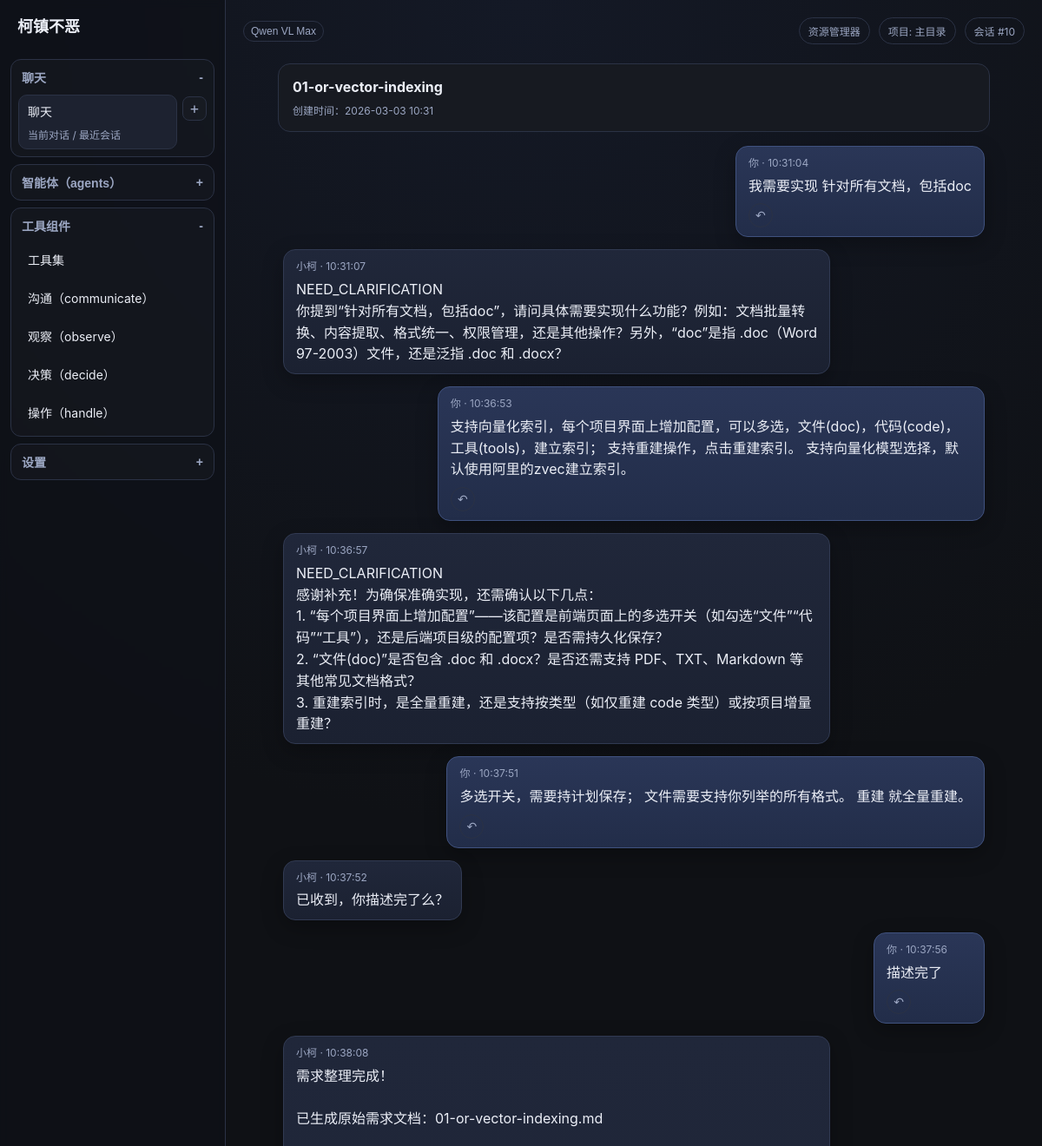
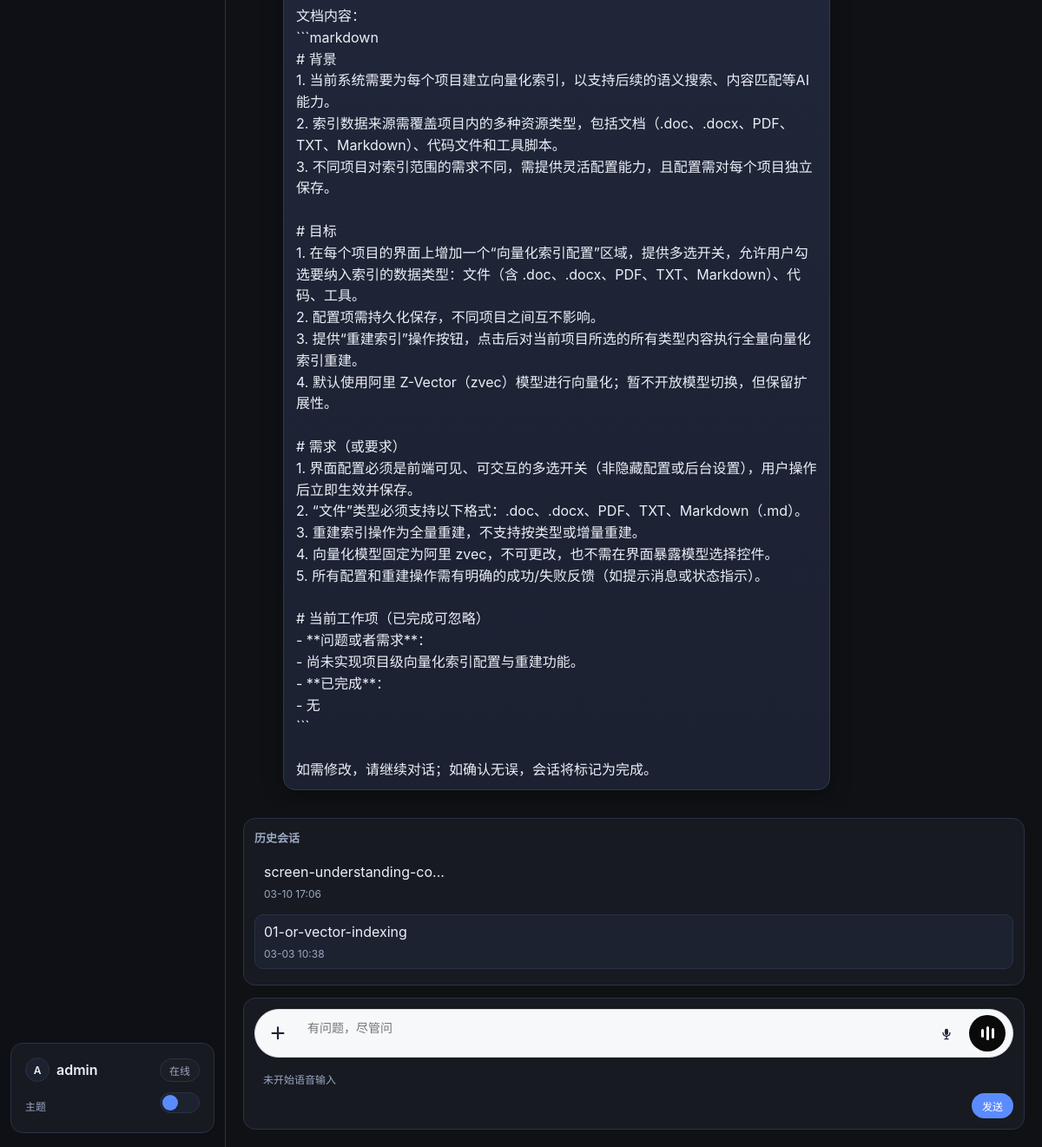
Screenshot of /sessions/10/ (signed in) with the database file from the repository (2 pictures, top to bottom).
### collector/models.py (models this page shows, shortened)
class LLMModel(models.Model):
    provider = models.ForeignKey(LLMProvider, on_delete=models.CASCADE, related_name="models", verbose_name="厂商")
    name = models.CharField(max_length=100, verbose_name="模型名称")
    model_id = models.CharField(max_length=100, unique=True, verbose_name="模型 ID")
    is_default = models.BooleanField(default=False, verbose_name="是否默认")
    class Meta:
        verbose_name = "大模型"
        verbose_name_plural = "大模型"
        ordering = ["provider", "-is_default", "name"]

class Project(models.Model):
    name = models.CharField(max_length=100, verbose_name="项目名称")
    path = models.CharField(max_length=500, verbose_name="项目路径", help_text="项目根目录路径，需求文档将保存到该目录下的 doc/01-or 文件夹")
    description = models.TextField(blank=True, verbose_name="项目描述")
    is_default = models.BooleanField(default=False, verbose_name="是否默认项目")
    llm_model = models.ForeignKey(
        LLMModel,
        on_delete=models.SET_NULL,
        null=True,
        blank=True,
        verbose_name="默认大模型",
        help_text="项目默认使用的大语言模型，不设置则使用系统默认模型"
    )
    created_by = models.ForeignKey(
        settings.AUTH_USER_MODEL,
        on_delete=models.CASCADE,
        related_name="projects",
        verbose_name="创建人",
    )
    created_at = models.DateTimeField(auto_now_add=True, verbose_name="创建时间")
    updated_at = models.DateTimeField(auto_now=True, verbose_name="更新时间")
    class Meta:
        ordering = ["-is_default", "-updated_at"]
        verbose_name = "项目"
        verbose_name_plural = "项目"

class RequirementSession(models.Model):
    PHASE_COLLECTING = "collecting"  # 第一阶段：收集需求
    PHASE_ORGANIZING = "organizing"  # 第二阶段：整理需求
    PHASE_COMPLETED = "completed"    # 已完成
    PHASE_CHOICES = [
        (PHASE_COLLECTING, "需求收集中"),
        (PHASE_ORGANIZING, "需求整理中"),
        (PHASE_COMPLETED, "已完成"),
    ]
    title = models.CharField(max_length=200, verbose_name="标题")
    content = models.TextField(verbose_name="原始需求内容")
    phase = models.CharField(
        max_length=20,
        choices=PHASE_CHOICES,
        default=PHASE_COLLECTING,
        verbose_name="会话阶段"
    )
    project = models.ForeignKey(
        Project,
        on_delete=models.CASCADE,
        related_name="sessions",
        verbose_name="所属项目",
        null=True,
        blank=True,
    )
    created_by = models.ForeignKey(
        settings.AUTH_USER_MODEL,
        on_delete=models.CASCADE,
        related_name="requirement_sessions",
        verbose_name="创建人",
    )
    created_at = models.DateTimeField(auto_now_add=True, verbose_name="创建时间")
    updated_at = models.DateTimeField(auto_now=True, verbose_name="更新时间")
    class Meta:
        ordering = ["-updated_at"]
        verbose_name = "需求会话"
        verbose_name_plural = "需求会话"

class RequirementMessage(models.Model):
    ROLE_USER = "user"
    ROLE_ASSISTANT = "assistant"
    ROLE_CHOICES = [
        (ROLE_USER, "用户"),
        (ROLE_ASSISTANT, "小柯"),
    ]
    session = models.ForeignKey(
        RequirementSession,
        on_delete=models.CASCADE,
        related_name="messages",
        verbose_name="所属会话",
    )
    role = models.CharField(max_length=20, choices=ROLE_CHOICES, verbose_name="角色")
    content = models.TextField(verbose_name="消息内容")
    attachment = models.FileField(upload_to="chat_attachments/", blank=True, null=True, verbose_name="上传附件")
    created_at = models.DateTimeField(auto_now_add=True, verbose_name="创建时间")
    class Meta:
        ordering = ["created_at"]
        verbose_name = "需求消息"
        verbose_name_plural = "需求消息"
    @property
    def attachment_mime_type(self):
        if not self.attachment:
            return ""
        mime_type, _ = mimetypes.guess_type(self.attachment.name)
        return (mime_type or "").lower()
    @property
    def is_audio_attachment(self):
        return self.attachment_mime_type.startswith("audio/")

### collector/views.py (the view)
# urls.py: path("sessions/<int:session_id>/", views.session_detail, name="session_detail"),
@login_required
def session_detail(request, session_id):
    active_session = get_object_or_404(
        RequirementSession.objects.filter(created_by=request.user), id=session_id
    )
    if active_session.project:
        request.session['current_project_id'] = active_session.project.id
    return render(
        request,
        "collector/session_list.html",
        _build_chat_context(request, active_session=active_session),
    )

### collector/forms.py
class ChatMessageForm(forms.Form):
    content = forms.CharField(
        label="消息内容",
        max_length=4000,
        widget=forms.Textarea(
            attrs={"rows": 4, "placeholder": "输入你的需求内容（Shift+Enter 换行），或使用麦克风语音输入"}
        ),
        required=False,  # 允许仅发送附件而不填写文本
    )
    attachment = forms.FileField(
        label="上传附件",
        required=False,
        widget=forms.ClearableFileInput(attrs={"style": "margin-top: 10px;"}),
    )

### collector/views.py (called while the page is built)
def _get_current_project(request):
    project_id = request.session.get('current_project_id')
    if project_id:
        project = Project.objects.filter(id=project_id, created_by=request.user).first()
        if project:
            return project
    return Project.get_default_project(request.user)

def _get_rollback_draft(request, session_id):
    return request.session.get(f"rollback_draft_{session_id}")

def _get_ui_theme(request):
    theme = str(request.session.get("ui_theme", DEFAULT_UI_THEME)).strip().lower()
    if theme not in THEME_LABELS:
        return DEFAULT_UI_THEME
    return theme

### templates/collector/session_list.html (shortened to what this page needs)
{% extends "base.html" %}
{% block content %}
<div class="app-shell app-shell-chat">
    <aside class="sidebar sidebar-menu">
        {% include "collector/partials/sidebar_menu.html" %}
    </aside>
    <main class="main-panel">
        <div class="top-actions">
            <div class="top-actions-left">
                <div class="custom-dropdown" id="llmDropdown" data-project-id="{{ current_project.id }}" data-csrf-token="{{ csrf_token }}">
                    <button type="button" class="chip llm-chip-btn" id="llmDropdownToggle" style="padding: 4px 8px;">
                        {{ current_llm_name }}
                    </button>
                </div>
            </div>
            <div class="top-actions-right">
                <a class="chip" href="{% url 'requirement_file_list' %}">资源管理器</a>
                {% if current_project %}
                <span class="chip" title="{{ current_project.path }}">项目: {{ current_project.name }}</span>
                {% endif %}
                {% if active_session %}
                <span class="chip">会话 #{{ active_session.id }}</span>
                {% endif %}
            </div>
        </div>
        <div class="chat-main-layout">
            <section class="conversation" id="conversationBox" data-has-active-session="{% if active_session %}1{% else %}0{% endif %}">
                <div class="chat-track">
                    {% if active_session %}
                    <div class="panel" style="margin-bottom: 2px;">
                        <strong>{{ active_session.title }}</strong>
                        <div class="meta">创建时间：{{ active_session.created_at|date:"Y-m-d H:i" }}</div>
                    </div>
                    {% for message in messages %}
                    <div class="message-row {% if message.role == 'user' %}user{% else %}assistant{% endif %}">
                        <div class="bubble {% if message.role == 'user' %}bubble-user{% else %}bubble-assistant{% endif %}">
                            <div class="meta" style="margin-top: 0;">
                                {% if message.role == "user" %}你{% else %}小柯{% endif %} · {{ message.created_at|date:"H:i:s" }}
                            </div>
                            <div class="message-text">
                                {% if message.content %}
                                    {% if message.is_audio_attachment %}
                                    <div class="voice-transcript-wrap">
                                        <button type="button" class="chip llm-chip-btn transcript-toggle-btn" data-target-id="transcript-{{ message.id }}">展开文字</button>
                                        <div class="voice-transcript-text is-collapsed" id="transcript-{{ message.id }}">{{ message.content|linebreaksbr }}</div>
                                    </div>
                                    {% else %}{{ message.content|linebreaksbr }}{% endif %}
                                {% endif %}
                            </div>
                            {% if message.role == "user" and active_session %}
                            <form method="post" action="{% url 'session_rollback' active_session.id message.id %}" style="margin-top: 8px;">
                                <button
                                    type="submit"
                                    class="chip llm-chip-btn icon-btn"
                                    title="回退到这里"
                                    aria-label="回退到这里"
                                >&#8630;</button>
                            </form>
                            {% endif %}
                        </div>
                    </div>
                    {% endfor %}
                    {% endif %}
                </div>
            </section>
            <aside class="panel session-history">
                <h3 class="history-title">历史会话</h3>
                <ul class="history-list">
                    {% for session in sessions %}
                    <li class="history-item">
                        <a
                            href="{% url 'session_detail' session.id %}"
                            class="history-link {% if active_session and active_session.id == session.id %}active{% endif %}"
                            title="{{ session.title }}"
                        >
                            {{ session.title|truncatechars:26 }}
                            <div class="meta">{{ session.updated_at|date:"m-d H:i" }}</div>
                        </a>
                    </li>
                    {% empty %}
                    <li><div class="meta">暂无历史会话</div></li>
                    {% endfor %}
                </ul>
            </aside>
        </div>
        <section class="composer">
            <form method="post" class="composer-form" action="{% if active_session %}{% url 'session_send' active_session.id %}{% else %}{% url 'session_create' %}{% endif %}" enctype="multipart/form-data">
                <div class="chat-input-shell">
                    <button type="button" id="attachmentTrigger" class="input-icon-btn plus-btn" title="上传附件" aria-label="上传附件">+</button>
                    <div class="chat-input-main">
                        {{ message_form.content.as_widget }}
                    </div>
                    <button type="button" id="speechRecognizeBtn" class="input-icon-btn mic-btn" title="语音识别" aria-label="语音识别">
                        <svg width="16" height="16" viewBox="0 0 24 24" aria-hidden="true">
                            <path d="M12 15a3 3 0 0 0 3-3V7a3 3 0 1 0-6 0v5a3 3 0 0 0 3 3Z" fill="currentColor"/>
                            <path d="M19 11a1 1 0 0 0-2 0 5 5 0 0 1-10 0 1 1 0 0 0-2 0 7 7 0 0 0 6 6.93V21H9a1 1 0 0 0 0 2h6a1 1 0 0 0 0-2h-2v-3.07A7 7 0 0 0 19 11Z" fill="currentColor"/>
                        </svg>
                    </button>
                    <button type="button" id="voiceRecordToggle" class="voice-orb-btn" title="录音" aria-label="录音">
                        <span class="voice-bar"></span>
                        <span class="voice-bar"></span>
                        <span class="voice-bar"></span>
                    </button>
                </div>
                <div id="voiceRecordStatus" class="meta composer-status">未开始语音输入</div>
                <button type="submit" class="composer-submit-btn">{% if active_session %}发送{% else %}发送并创建会话{% endif %}</button>
            </form>
        </section>
    </main>
</div>
{% endblock %}

### templates/collector/partials/sidebar_menu.html (shortened to what this page needs)
<div class="brand">柯镇不恶</div>
<div class="menu-tree">
    <section class="menu-section is-open" data-menu-section>
        <button type="button" class="menu-section-toggle" data-menu-toggle>
            <span>聊天</span>
            <span class="menu-toggle-mark">-</span>
        </button>
        <div class="menu-section-body">
            <div class="menu-item-row">
                <a class="menu-item-link menu-item-main {% if current_nav == 'chat' %}active{% endif %}" href="{% if primary_chat_session %}{% url 'session_detail' primary_chat_session.id %}{% else %}{% url 'session_list' %}{% endif %}">
                    聊天
                    <div class="meta">当前对话 / 最近会话</div>
                </a>
                <a class="menu-item-add-btn" href="{% url 'session_list' %}" title="新建对话" aria-label="新建对话">+</a>
            </div>
        </div>
    </section>
    <section class="menu-section {% if current_nav == 'agent_items' or current_nav == 'system_skills' or current_nav == 'system_rules' %}is-open{% endif %}" data-menu-section>
        <button type="button" class="menu-section-toggle" data-menu-toggle>
            <span>智能体（agents）</span>
            <span class="menu-toggle-mark">{% if current_nav == 'agent_items' or current_nav == 'system_skills' or current_nav == 'system_rules' %}-{% else %}+{% endif %}</span>
        </button>
    </section>
    <section class="menu-section is-open" data-menu-section>
        <button type="button" class="menu-section-toggle" data-menu-toggle>
            <span>工具组件</span>
            <span class="menu-toggle-mark">-</span>
        </button>
        <div class="menu-section-body">
            <a class="menu-item-link {% if current_nav == 'toolset_list' %}active{% endif %}" href="{% url 'toolset_list' %}">工具集</a>
            {% for module_key, module_label in control_modules.items %}
            <a class="menu-item-link {% if control_active_module == module_key %}active{% endif %}" href="{% url 'control_function_list' module_key %}">{{ module_label }}（{{ module_key }}）</a>
            {% endfor %}
        </div>
    </section>
    <section class="menu-section {% if current_nav == 'settings_projects' or current_nav == 'settings_requirements' or current_nav == 'settings_profile' or current_nav == 'settings_admin' %}is-open{% endif %}" data-menu-section>
        <button type="button" class="menu-section-toggle" data-menu-toggle>
            <span>设置</span>
            <span class="menu-toggle-mark">{% if current_nav == 'settings_projects' or current_nav == 'settings_requirements' or current_nav == 'settings_profile' or current_nav == 'settings_admin' %}-{% else %}+{% endif %}</span>
        </button>
    </section>
</div>
<div class="panel user-card">
    <div class="user-top-row">
        <a class="user-profile-link" href="{% url 'profile_settings' %}" title="进入个人设置">
            <span class="user-avatar" aria-hidden="true">{{ request.user.username|first|upper }}</span>
            <span class="user-name">{{ request.user.username }}</span>
        </a>
        <span class="user-status-chip">在线</span>
    </div>
    <form action="{% url 'system_settings' %}" method="post" class="user-theme-form" style="margin-top: 12px;">
        <span class="meta" style="margin: 0;">主题</span>
        <label class="sidebar-theme-toggle" for="sidebarThemeToggle">
            <span class="sidebar-theme-slider"></span>
        </label>
    </form>
</div>

### rows the page displays
LLMModel: name "Qwen VL Max"
Project: name "主目录"
RequirementSession: id "10", title "01-or-vector-indexing", created_at "2026-03-03 10:31", updated_at "03-03 10:38"
RequirementMessage: role "你", created_at "10:31:04", content "我需要实现 针对所有文档，包括doc"
RequirementMessage: role "小柯", created_at "10:31:07", content "NEED_CLARIFICATION 你提到“针对所有文档，包括doc”，请问具体需要实现什么功能？例如：文档批量转换、内容提取、格式统一、权限管理，还是其他操作？另外，“doc”是指 .doc（Word 97-2003）文件，还是泛指 .doc 和 .docx？"
RequirementMessage: role "你", created_at "10:36:53", content "支持向量化索引，每个项目界面上增加配置，可以多选，文件(doc)，代码(code)，工具(tools)，建立索引； 支持重建操作，点击重建索引。 支持向量化模型选择，默认使用阿里的zvec建立索引。"
RequirementMessage: role "小柯", created_at "10:36:57", content "NEED_CLARIFICATION 感谢补充！为确保准确实现，还需确认以下几点： 1. “每个项目界面上增加配置”——该配置是前端页面上的多选开关（如勾选“文件”“代码”“工具”），还是后端项目级的配置项？是否需持久化保存？ 2. “文件(doc)”是否包含 .doc 和 .docx？是否还需支持 PDF、TXT、Markdown 等其他常见文档格式？ 3. 重建索引时，是全量重建，还是支持按类型（如仅重建 code 类型）或按项目增量重建？"
RequirementMessage: role "你", created_at "10:37:51", content "多选开关，需要持计划保存； 文件需要支持你列举的所有格式。 重建 就全量重建。"
RequirementMessage: role "小柯", created_at "10:37:52", content "已收到，你描述完了么？"
RequirementMessage: role "你", created_at "10:37:56", content "描述完了"
RequirementMessage: role "小柯", created_at "10:38:08", content "需求整理完成！ 已生成原始需求文档：01-or-vector-indexing.md 文档内容： ```markdown # 背景 1. 当前系统需要为每个项目建立向量化索引，以支持后续的语义搜索、内容匹配等AI能力。 2. 索引数据来源需覆盖项目内的多种资源类型，包括文档（.doc、.docx、PDF、TXT、Markdown）、代码文件和工具脚本。 3. 不同项目对索引范围的需求不同，需提供灵活配置能力，且配置需对每个项目独立保存。 # 目标 1. 在每个项目的界面上增加一个“向量化索引配置”区域，提供多选开关，允许用户勾选要纳入索引的数据类型：文件（含 .doc、.docx、PDF、TXT、Markdown）、代码、工具。 2. 配置项需持久化保存，不同项目之间互不影响。 3. 提供“重建索引”操作按钮，点击后对当前项目所选的所有类型内容执行全量向量化索引重建。 4. 默认使用阿里 Z-Vector（zvec）模型进行向量化；暂不开放模型切换，但保留扩展性。 # 需求（或要求） 1. 界面配置必须是前端可见、可交互的多选开关（非隐藏配置或后台设置），用户操作后立即生效并保存。 2. “文件”类型必须支持以下格式：.doc、.docx、PDF、TXT、Markdown（.md）。 3. 重建索引操作为全量重建，不支持按类型或增量重建。 4. 向量化模型固定为阿里 zvec，不可更改，也不需在界面暴露模型选择控件。 5. 所有配置和重建操作需有明确的成功/失败反馈（如提示消息或状态指示）。 # 当前工作项（已完成可忽略） - **问题或者需求**： -…"
RequirementSession: title "screen-understanding-co...", updated_at "03-10 17:06"

### other values shown
{{ module_label }} "沟通" "观察" "决策" "操作"
{{ module_key }} "communicate" "observe" "decide" "handle"
{{ request.user.username|first|upper }} "A"
{{ request.user.username }} "admin"
